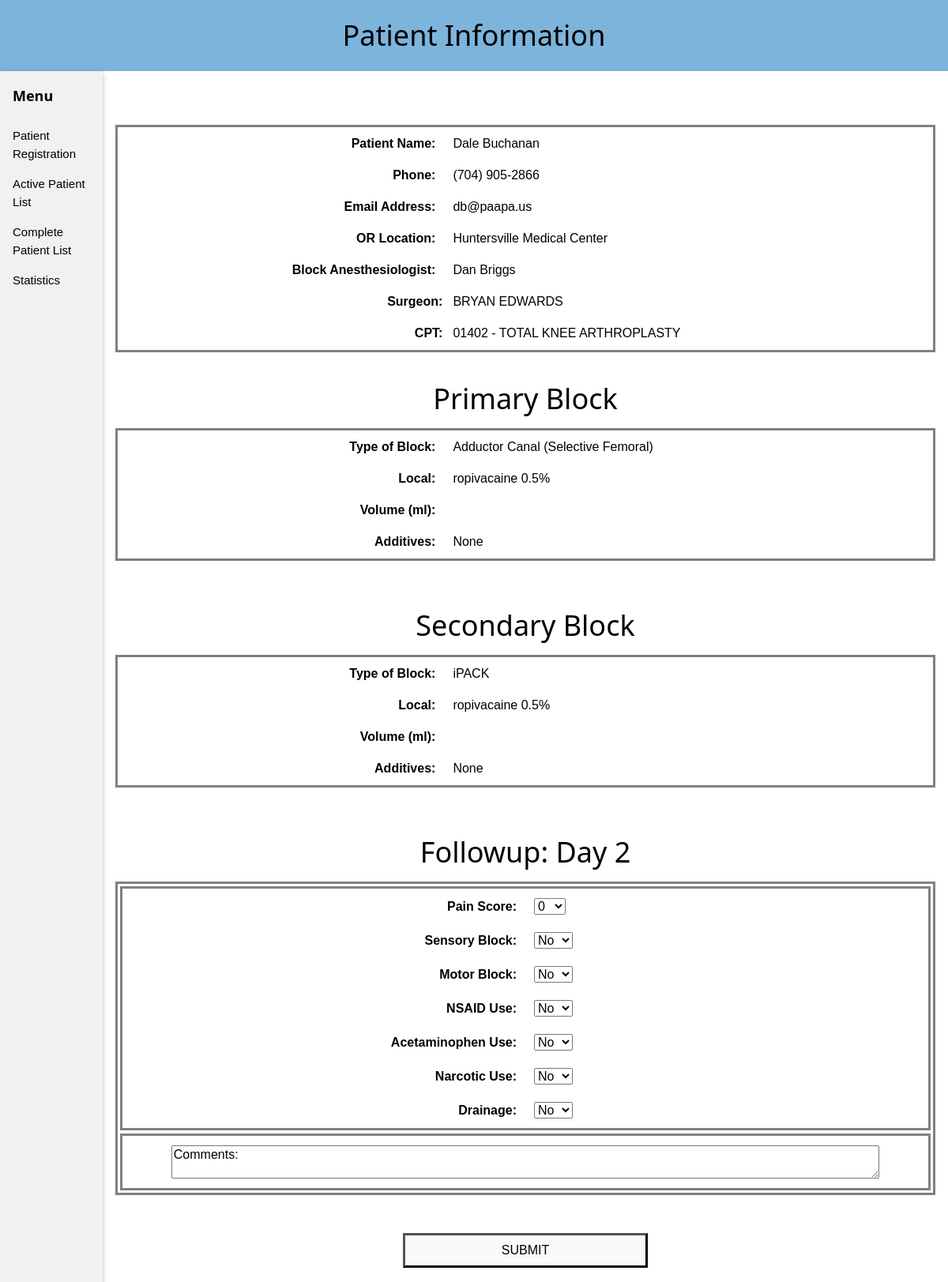
Screenshot of /specificpatient2.php?p=1 (signed in) with the database file from the repository.
### tables this page shows
CREATE TABLE `patients` (
  `id` int(11) NOT NULL,
  `fname` varchar(20) NOT NULL,
  `lname` varchar(30) NOT NULL,
  `phone` varchar(14) NOT NULL,
  `email` varchar(50) NOT NULL,
  `orlocID` int(11) NOT NULL,
  `anesthesiologistID` int(11) NOT NULL,
  `surgeonID` int(11) NOT NULL,
  `cptID` int(11) NOT NULL,
  `block1ID` int(11) NOT NULL,
  `drug1ID` int(11) NOT NULL,
  `vol1` int(11) NOT NULL,
  `addi1` varchar(50) DEFAULT NULL,
  `block2ID` int(11) NOT NULL,
  `drug2ID` int(11) NOT NULL,
  `vol2` int(11) NOT NULL,
  `addi2` varchar(50) DEFAULT NULL,
  `hournumber` int(11) NOT NULL,
  `daynumber` int(11) NOT NULL,
  `monthnumber` int(11) NOT NULL,
  `yearnumber` int(11) NOT NULL,
  `active` tinyint(1) NOT NULL,
  `painscore1` int(11) NOT NULL DEFAULT '-1',
  `motorblock1` tinyint(1) NOT NULL,
  `sensoryblock1` tinyint(1) NOT NULL,
  `nsaids1` tinyint(1) NOT NULL,
  `acetaminophen1` tinyint(1) NOT NULL,
  `narcotics1` tinyint(1) NOT NULL,
  `drainage1` int(11) NOT NULL,
  `comments1` varchar(300) NOT NULL,
  `painscore2` int(11) NOT NULL DEFAULT '-1',
  `sensoryblock2` tinyint(1) NOT NULL,
  `motorblock2` tinyint(1) NOT NULL,
  `nsaids2` tinyint(1) NOT NULL,
  `acetaminophen2` tinyint(1) NOT NULL,
  `narcotics2` tinyint(1) NOT NULL,
  `drainage2` tinyint(1) NOT NULL,
  `comments2` varchar(300) NOT NULL,
  `painscore3` int(11) NOT NULL DEFAULT '-1',
  `sensoryblock3` tinyint(1) NOT NULL,
  `motorblock3` tinyint(1) NOT NULL,
  `nsaids3` tinyint(1) NOT NULL,
  `acetaminophen3` tinyint(1) NOT NULL,
  `narcotics3` tinyint(1) NOT NULL,
  `drainage3` tinyint(1) NOT NULL,
  `comments3` varchar(300) NOT NULL,
  `painscore4` int(11) NOT NULL DEFAULT '-1',
  `sensoryblock4` tinyint(1) NOT NULL,
  `motorblock4` tinyint(1) NOT NULL,
  `nsaids4` tinyint(1) NOT NULL,
  `acetaminophen4` tinyint(1) NOT NULL,
  `narcotics4` tinyint(1) NOT NULL,
  `drainage4` tinyint(1) NOT NULL,
  `comments4` varchar(300) NOT NULL,
  `hournumberdone` int(11) NOT NULL,
  `daynumberdone` int(11) NOT NULL,
  `monthnumberdone` int(11) NOT NULL,
  `textpush` int(1) NOT NULL DEFAULT '-1'
);

CREATE TABLE `locations` (
  `id` int(11) NOT NULL,
  `location` varchar(80) NOT NULL,
  `rawLocation` varchar(50) NOT NULL
);

CREATE TABLE `users` (
  `id` int(11) NOT NULL DEFAULT '0',
  `last` varchar(20) DEFAULT NULL,
  `first` varchar(20) DEFAULT NULL,
  `username` varchar(5) DEFAULT NULL,
  `pass` char(40) DEFAULT NULL,
  `physician` tinyint(1) NOT NULL
);

CREATE TABLE `surgeons` (
  `surgeonLast` varchar(50) NOT NULL,
  `surgeonFirst` varchar(50) NOT NULL,
  `location` varchar(75) NOT NULL,
  `locationID` int(11) NOT NULL,
  `RefProvID` varchar(10) NOT NULL,
  `surgeonID` int(11) NOT NULL
);

CREATE TABLE `asa` (
  `id` int(11) NOT NULL,
  `asaCode` varchar(15) NOT NULL,
  `cptDescriptor` varchar(70) NOT NULL
);

CREATE TABLE `blocks` (
  `id` int(11) NOT NULL,
  `block` varchar(50) NOT NULL
);

CREATE TABLE `drug` (
  `id` int(11) NOT NULL,
  `med` varchar(50) NOT NULL
);

### specificpatient2.php (the view, shortened to what this page needs)
<?php
if (!isset($_SESSION['username']))
{
   require_once ('includes/login_functions.inc.php');
   $url = absolute_url();
   header("Location: $url");
   exit();
}
else
{
   $winwidth = $_SESSION['w'];
   $ptnum = $_GET['p'];
?>
<?php
$sp = "SELECT a.id, a.fname, a.lname, a.phone, a.email, b.location, c.surgeonFirst, c.surgeonLast, d.first, d.last, ".
      "       e.cptDescriptor, e.asaCode, f.block as block1, g.med as med1, h.block as block2, i.med as med2, a.monthnumber, a.daynumber, ".
      "       a.painscore1, a.painscore2 ".
      "FROM patients AS a ".
      "INNER JOIN locations AS b ON a.orlocID=b.id ".
      "INNER JOIN surgeons AS c ON a.surgeonID=c.surgeonID ".
      "INNER JOIN users AS d ON a.anesthesiologistID=d.id ".
      "INNER JOIN asa AS e ON a.cptID=e.id ".
      "INNER JOIN blocks AS f ON a.block1ID=f.id ".
      "INNER JOIN drug AS g ON g.id=a.drug1ID ".
      "INNER JOIN blocks AS h ON a.block2ID=h.id ".
      "INNER JOIN drug AS i ON i.id=a.drug2ID ".
      "WHERE a.id=".$ptnum;
$spa = mysqli_query($dbc, $sp);
$spb = mysqli_fetch_array($spa);
echo'
<html>
<title>Block</title>
<head>
    <meta name="viewport" content="width=device-width, initial-scale=1.0">
    <style>
    .row:after
    {
        content: "";
        display: table;
        clear: both;
    }
    </style>
<link rel="stylesheet" href="styles/stylew3.css" type="text/css">
</head>
<body>
<div class="row" style="background-color:#7db4dc;">
  <center><img src="includes/ProvidenceSmall.png" alt="PAA" height='.($winwidth*0.2369*.5*.7).'; width='.($winwidth*.5*.7).';" /></center>
  <div class="w3-padding w3-center"><h1>Patient Information</h1></div>
</div>
<div class="w3-sidebar w3-bar-block w3-light-grey w3-card" style="width:130px">
  <h5 class="w3-bar-item"><b>Menu</b></h5>
  <button class="w3-bar-item w3-button tablink" onclick="window.location.href=\'registration.php\'">Patient Registration</button>
  <button class="w3-bar-item w3-button tablink" onclick="window.location.href=\'patientinfo.php\'">Active Patient List</button>
  <button class="w3-bar-item w3-button tablink" onclick="window.location.href=\'comPtList.php\'">Complete Patient List</button>
  <button class="w3-bar-item w3-button tablink" onclick="window.location.href=\'statistics.php\'">Statistics</button>
</div>
<div style="margin-left:130px">
<br><br>
<div id="PtList" class="w3-container reg">';
if ($_SESSION['w'] > 925)
{
    echo'
        <br>
        <table style="border-style:solid; width:60%; margin-left:auto; margin-right:auto;">';
}
else
{
    echo'
        <br>
        <table style="border-style:solid; width:100%; margin-left:auto; margin-right:auto;">';
}
echo'
    <tr>
        <td style="width:40%; border:none; text-align:right; padding:10px;">
        <b>Patient Name:</b>
        <td style="width:60%; padding:10px;">'.
            $spb['fname'].' '.$spb['lname'].'
        </td>
    </tr>
    <tr>
        <td style="width:40%; border:none; text-align:right; padding:10px;">
        <b>Phone:</b>
        </td>
        <td style="width:60%; padding:10px;">'.
            $spb['phone'].'
        </td>
    </tr>
    <tr>
        <td style="width:40%; border:none; text-align:right; padding:10px;">
            <b>Email Address:</b>
        </td>
        <td style="width:60%; padding:10px;">'
            .$spb['email'].'
        </td>
    </tr>
    <tr>
        <td style="width:40%; text-align:right; padding:10px">
        <b>OR Location:</b>
        </td>
        <td style="width:60%; border:none; align:center; padding:10px">'.
            $spb['location'].'
        </td>
     </tr>
     <tr>
        <td style="width:40%; border:none; text-align:right; padding:10px;">
            <b>Block Anesthesiologist:</b>
        </td>
        <td style="border:none; width:60%; padding:10px">'.
            $spb['first'].' '.$spb['last'].'
        </td>
    </tr>
    </tr>
        <td style="width:40%; border:none; text-align:right">
            <b>Surgeon:</b>
        </td>
        <td style="border:none; width:60%; padding:10px">'.
            $spb['surgeonFirst'].' '.$spb['surgeonLast'].'
        </td>
     </tr>
     <tr>
        <td style="width:40%; border:none; text-align:right">
            <b>CPT:</b>
        </td>
        <td style="border:none; width:60%; padding:10px">'.
            $spb['asaCode'].' - '.$spb['cptDescriptor'].
        '</td>
    </tr>
</table>
<br>
<center>
<h1 class="h1log" style="text-align:left color:#000000">Primary Block</h1>';
if ($_SESSION['w'] > 925)
{
    echo'
    <table style="border-style:solid; width:60%; margin-left:auto; margin-right:auto;">';
}
else
{
    echo'
    <table style="border-style:solid; width:100%; margin-left:auto; margin-right:auto;">';
}
echo'
    <tr>
        <td style="width:40%; border:none; text-align:right; padding:10px">
            <b>Type of Block:</b>
        </td>
        <td style="border:none; width:60%; padding:10px">'.
            $spb['block1'].'
        </td>
    </tr>
    <tr>
        <td style="width:40%; border:none; text-align:right; padding:10px;">
            <b>Local:</b>
        </td>
        <td style="border:none; width:60%; padding:10px">'.
            $spb['med1'].'
        </td>
    </tr>
    <tr>
        <td style="width:40%; border:none; text-align:right; padding:10px">
            <b>Volume (ml):</b>
        </td>
        <td style="width:60%; padding:10px">'.
            $_SESSION['volume1'].'
        </td>
    </tr>
    <tr>
        <td style="width:40%; border:none; text-align:right; padding:10px;">
                <b>Additives:</b>
        </td>';
    if (isset($_SESSION['addi1']))
    {
       foreach($_SESSION['addi1'] as $a1)
       {
           switch($a1)
           {
                case "epi100":
                    $a11 = "Epinephrine 1:100,000";
                    break;
                case "epi200":
                    $a11 = "Epinephrine 1:200,000";
                    break;
                case "clonidine":
                    $a11 = "Clonidine";
                    break;
                case "dex":
                    $a11 = "Dexmedetomidine";
                    break;
                case "decadron":
                    $a11 = "Decadron";
                    break;
           }
           echo '<td style="width:60%; padding:10px">'.$a11.'</td></tr><tr><td style="width:40%; padding:10px"></td>';
       }
    }
    else
    {
        echo '<td style="width:60%; padding:10px">None</td>';
    }
echo'
        </tr>
    </table>
    <br>
    <br>';
if (isset($spb['block2']))
{
echo'
<center>
    <h1 class="h1log" style="text-align:left color:#000000">Secondary Block</h1>';
    if ($_SESSION['w'] > 925)
    {
        echo'
        <table style="border-style:solid; width:60%; margin-left:auto; margin-right:auto;">';
    }
    else
    {
        echo'
        <table style="border-style:solid; width:100%; margin-left:auto; margin-right:auto;">';
    }
    echo'
        <tr>
            <td style="width:40%; border:none; text-align:right; padding:10px">
                <b>Type of Block:</b>
            </td>
            <td style="border:none; width:60%; padding:10px">'.
                $spb['block2'].'
            </td>
        </tr>
        <tr>
            <td style="width:40%; border:none; text-align:right; padding:10px;">
                <b>Local:</b>
            </td>
            <td style="border:none; width:60%; padding:10px">'.
                $spb['med2'].'
            </td>
        </tr>
        <tr>
            <td style="width:40%; border:none; text-align:right; padding:10px">
                <b>Volume (ml):</b>
            </td>
            <td style="width:60%; padding:10px">'.
                $_SESSION['volume2'].'
            </td>
        </tr>
        <tr>
            <td style="width:40%; border:none; text-align:right; padding:10px;">
                    <b>Additives:</b>
            </td>';
        if (isset($_SESSION['addi2']))
        {
           foreach($_SESSION['addi2'] as $a2)
           {
               switch($a2)
               {
                    case "epi100":
                        $a22 = "Epinephrine 1:100,000";
                        break;
                    case "epi200":
                        $a22 = "Epinephrine 1:200,000";
                        break;
                    case "clonidine":
                        $a22 = "Clonidine";
                        break;
                    case "dex":
                        $a22 = "Dexmedetomidine";
                        break;
                    case "decadron":
                        $a22 = "Decadron";
                        break;
               }
               echo '<td style="width:60%; padding:10px">'.$a22.'</td></tr><tr><td style="width:40%; padding:10px"></td>';
           }
        }
        else
        {
            echo '<td style="width:60%; padding:10px">None</td>';
        }
}
echo'
        </tr>
    </table>
    <br><br>
    <center>';
if ($spb['painscore1'] > -1 && $spb['painscore2'] > -1)
{
}
else if ($spb['painscore1'] > -1 && $spb['painscore2'] == -1)
{
    echo'
    <h1 class="h1log" style="text-align:left color:#000000">Followup: Day 2</h1>
    <form action="action_page_day2.php" method="post">';
    if ($_SESSION['w'] > 925)
    {
        echo'
        <table style="border-style:solid; width:60%; margin-left:auto; margin-right:auto;">';
    }
    else
    {
        echo'
        <table style="border-style:solid; width:100%; margin-left:auto; margin-right:auto;">';
    }
    echo'
    <tr>
    <td>
    <table style="border-style:solid; width:100%; margin-left:auto; margin-right:auto;">
        <tr>
            <td style="width:50%; border:none; text-align:right; padding:10px">
                <b>Pain Score: </b>
            </td>
            <td style="width:50%; border:none; padding:10px">
            <select name="pain2">';
            for ($x=0; $x<11; $x++)
            {
               echo '<option value='.$x.'>'.$x.'</option>';
            }
    echo'
            </select>
            </td>
        </tr>
        <tr>
            <td style="width:50%; border:none; text-align:right; padding:10px">
                <b>Sensory Block: </b>
            </td>
            <td style="width:50%; border:none; padding:10px">
            <select name="sensoryblock2">
               <option value="no">No</option><option value="yes">Yes</option>
            </select>
            </td>
        </tr>
        <tr>
            <td style="width:50%; border:none; text-align:right; padding:10px">
                <b>Motor Block: </b>
            </td>
            <td style="width:50%; border:none; padding:10px">
            <select name="motorblock2">
               <option value="no">No</option><option value="yes">Yes</option>
            </select>
            </td>
        </tr>
        <tr>
            <td style="width:50%; border:none; text-align:right; padding:10px">
                <b>NSAID Use: </b>
            </td>
            <td style="width:50%; border:none; padding:10px">
            <select name="nsaids2">
               <option value="no">No</option><option value="yes">Yes</option>
            </select>
            </td>
        </tr>
        <tr>
            <td style="width:50%; border:none; text-align:right; padding:10px">
                <b>Acetaminophen Use: </b>
            </td>
            <td style="width:50%; border:none; padding:10px">
            <select name="acetaminophen2">
               <option value="no">No</option><option value="yes">Yes</option>
            </select>
            </td>
        </tr>
        <tr>
            <td style="width:50%; border:none; text-align:right; padding:10px">
                <b>Narcotic Use: </b>
            </td>
            <td style="width:50%; border:none; padding:10px">
            <select name="narcotic2">
               <option value="no">No</option><option value="yes">Yes</option>
            </select>
            </td>
        </tr>
        <tr>
            <td style="width:50%; border:none; text-align:right; padding:10px">
                <b>Drainage: </b>
            </td>
            <td style="width:50%; border:none; padding:10px">
            <select name="drainage2">
               <option value="no">No</option><option value="yes">Yes</option>
            </select>
            </td>
        </tr>
    </table>
    </td>
    </tr>
    <tr>
    <td>
    <table style="border-style:solid; width:100%; margin-left:auto; margin-right:auto;">
        <tr>
            <td style="width:100%; padding:10px; margin-left:auto; margin-right:auto;">
                <textarea style="width: 90%; height: 10%; margin: 0 auto; display: block;" name="comments2">'.
                'Comments: '.
                '</textarea>
            </td>
        </tr>
    </table>
    </td>
    </tr>
    </table>
    <br><br>
    <table style="width:100%">
        <tr>
            <td align="center">
            <input type="submit" name="day1" value="SUBMIT" class="btn">
            </td>
        </tr>
    </table>
    </form>
    </div>';
}
?>
<?php
echo'
</body>
</html>';
}
?>

### rows the page displays
patients: fname "Dale", lname "Buchanan", phone "(704) 905-2866", email "db@paapa.us", locations.location "Huntersville Medical Center", users.first "Dan", users.last "Briggs", surgeonID.surgeonFirst "BRYAN", surgeonID.surgeonLast "EDWARDS", asa.asaCode "01402", asa.cptDescriptor "TOTAL KNEE ARTHROPLASTY", blocks.block "Adductor Canal (Selective Femoral)", drug.med "ropivacaine 0.5%", blocks.block "iPACK"

### other values shown
form field pain2 "0"
